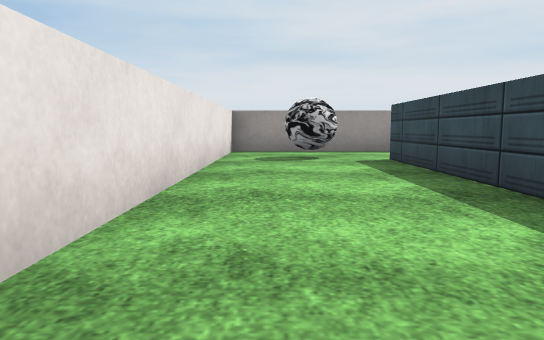
[1] (above)

24 first-person views from a walk through a Unity game level. The camera is 0.27 m above the floor, tilts 6° down and sees 70° across. The floor is counted in squares, 0.5 m on a side. Each view is taken from the middle of a square. On the plan, view 1 faces up. The plan holds only what a view shows up to about 10 squares ahead; the rest is blank. The place goes on beyond the plan. The player character is not drawn. Some surface patterns are stand-ins.

[2]
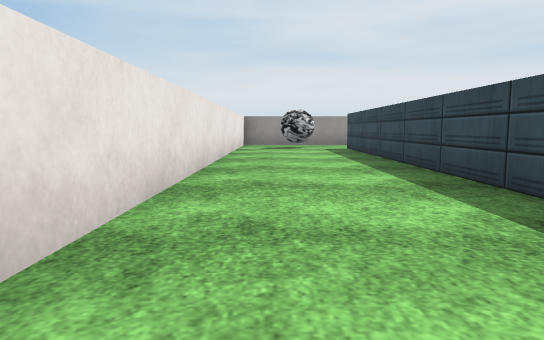

[3]
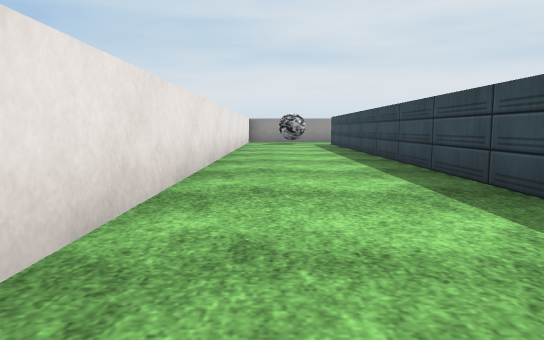

[4]
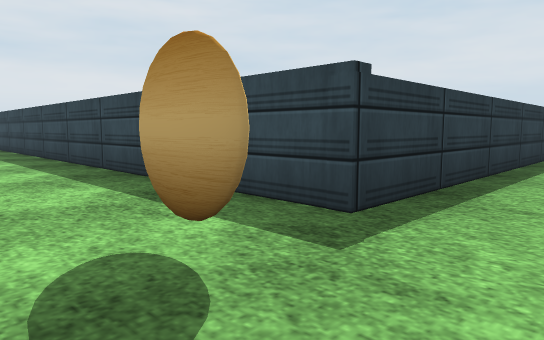

[5]
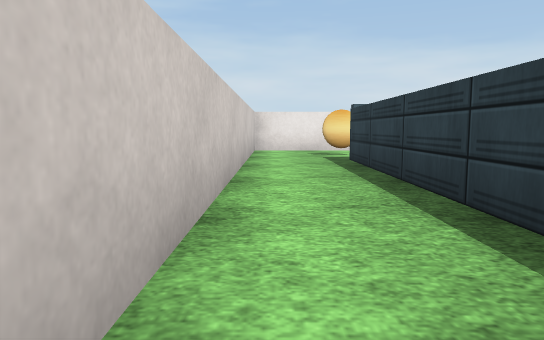

[6]
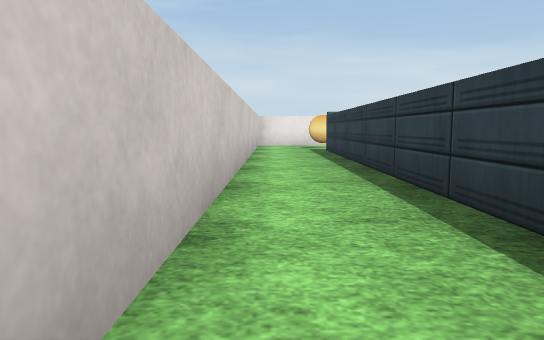

[7]
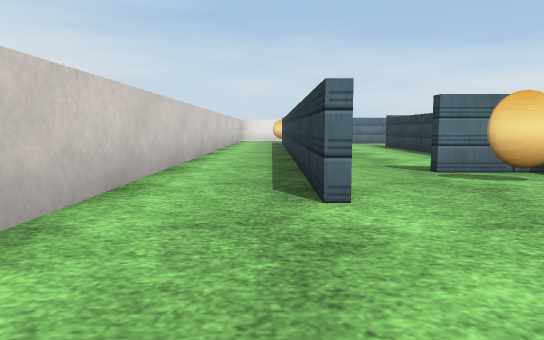

[8]
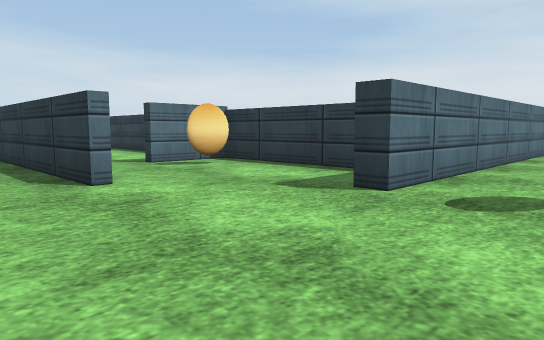

[9]
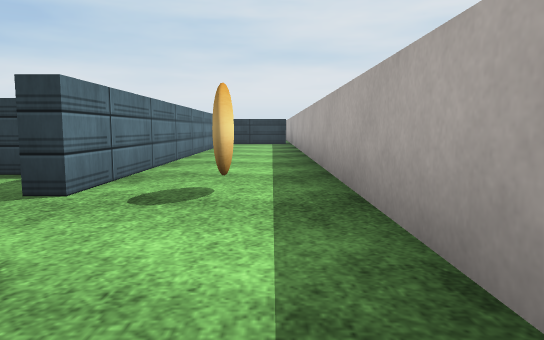

[10]
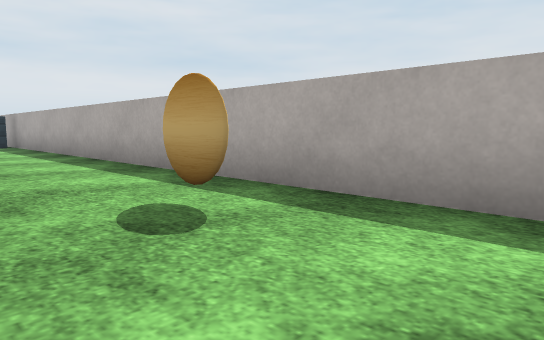

[11]
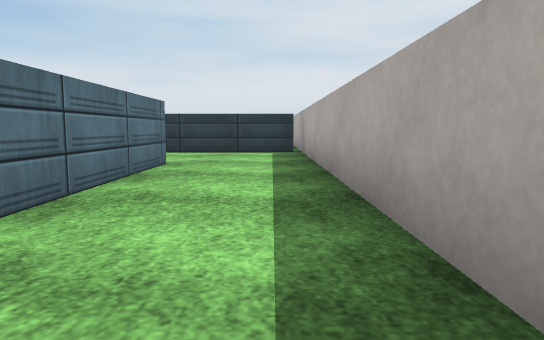

[12]
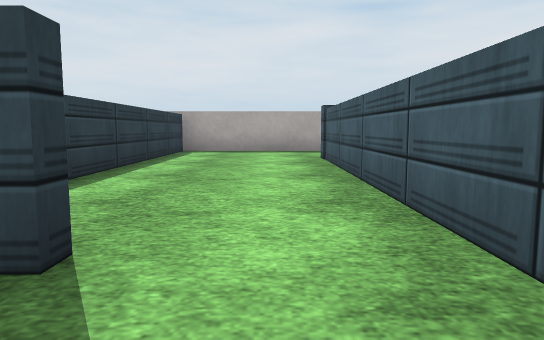

[13]
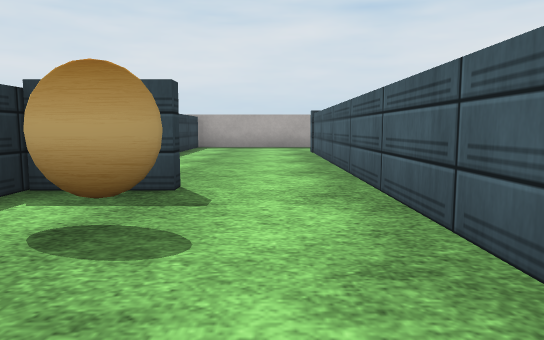

[14]
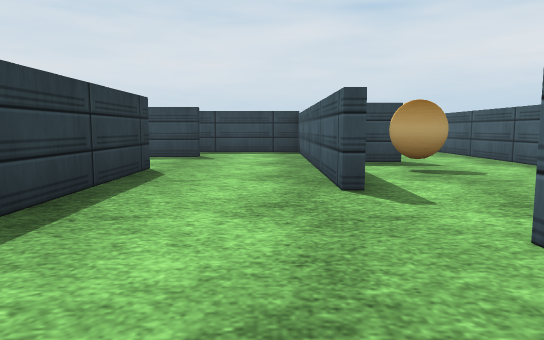

[15]
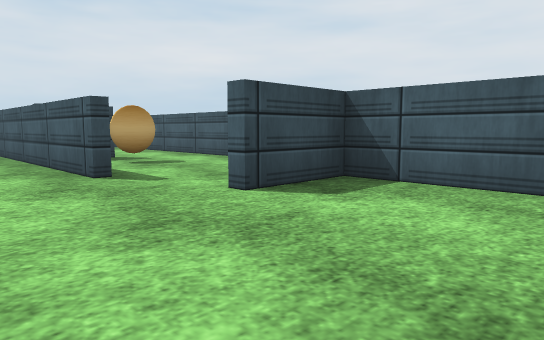

[16]
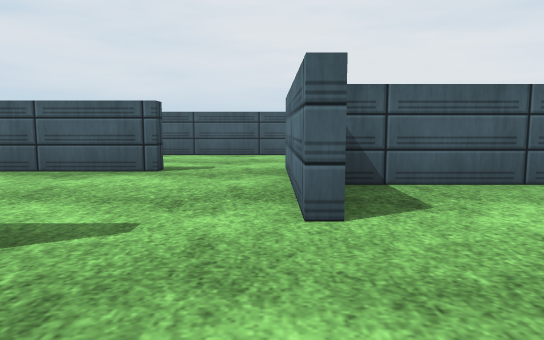

[17]
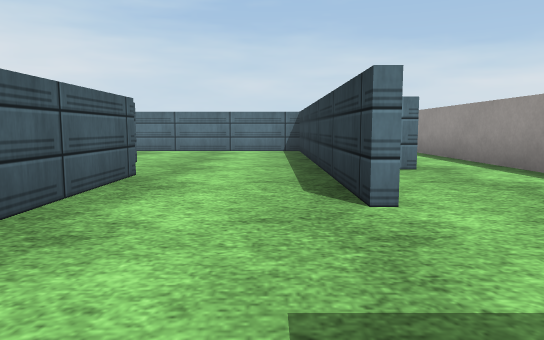

[18]
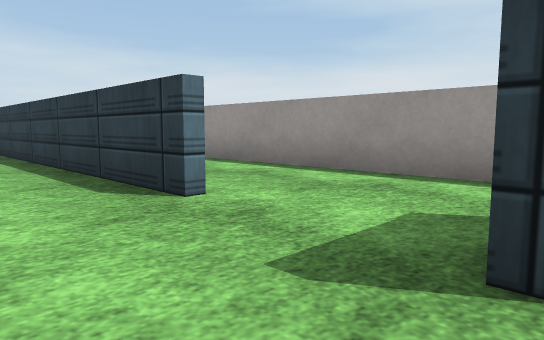

[19]
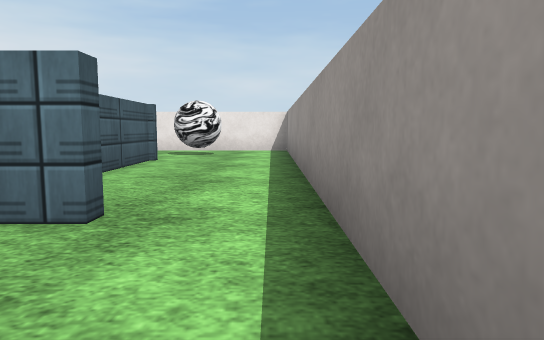

[20]
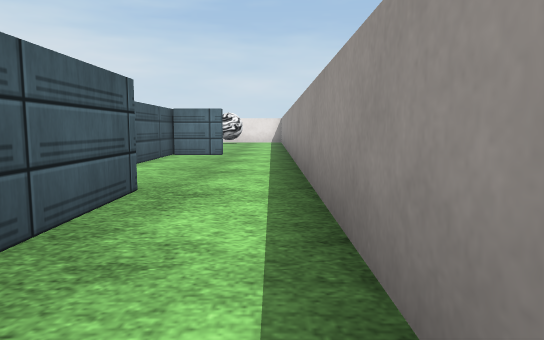

[21]
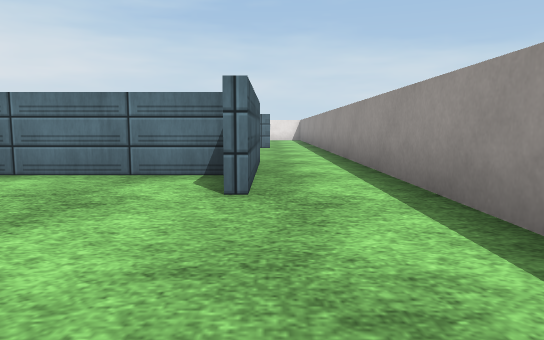

[22]
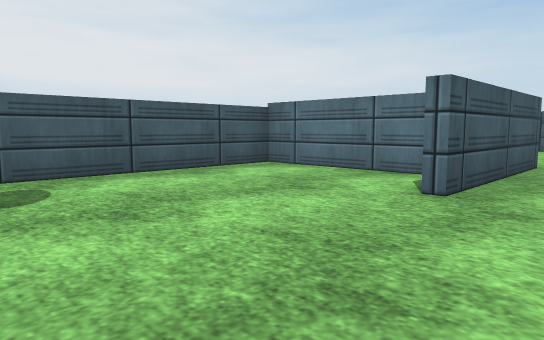

[23]
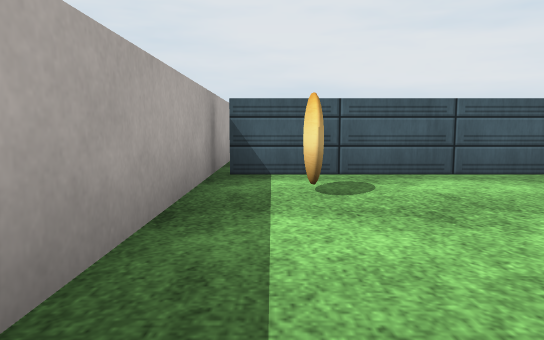

[24]
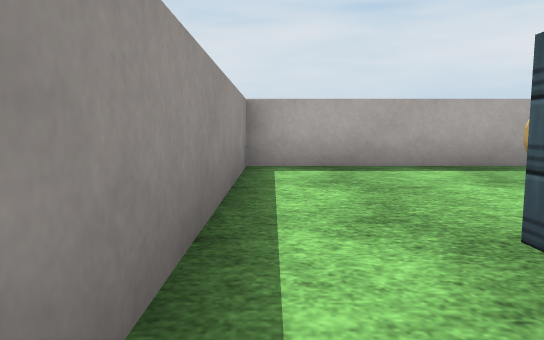

### Floor plan
Points are (right, up) in squares from view 1. A wall is a line through its corners. A room is listed if a view was taken in it or the views show most of it. See-through windows are left out.
Room 1 (views 1, 2, 3, 4, 5, 6, 19, 24)
walls: (2.1, -5.9) (2.1, 6.9) (4.2, 6.9); (6.4, 6.9) (9, 6.9); (6.8, 8) (6.8, 6.9); (-1, -8) (-1, -10.4) (15, -10.4); (11.6, 6.4) (11.6, 7.5); (11.5, 7.8) (14.9, 7.8); (14.5, 9.4) (-1, 9.4) (-1, -5.8); (14.2, -8.6) (2.1, -8.6) (2.1, -7.4)
ways out: opening at (14, -10) to room 2; opening at (10.5, 7) to room 5; opening at (14, 9) to room 6
objects: ball (0, 7) to (1, 8)
Room 2 (views 7, 8, 9, 10, 11)
walls: (15.1, -5.4) (12.2, -5.4) (12.2, -7); (9, -5.4) (6.9, -5.4); (18.7, -9.1) (18.7, 3.9); (11.6, 1) (16.3, 1) (16.3, -6.9) (15.9, -6.9); (18.6, 4.2) (13.2, 4.2)
ways out: opening at (14, -10) to room 1; opening at (11, 2) to room 3
Room 3 (views 12, 13)
walls: (10.4, 2.8) (10.4, 4.2) (10, 4.2); (7.4, 1) (11.6, 1); (5.8, 3.9) (5.8, 1.5)
ways out: opening at (11, 2) to room 2; opening at (7, 4) to room 4; opening at (7, 1)
Room 4 (views 14, 15, 16)
walls: (7.4, 4.4) (9.6, 4.4); (3.2, 2.2) (5.6, 2.2) (5.6, 3.9); (9.4, 6.7) (2.3, 6.7) (2.3, 2.6)
ways out: opening at (7, 4) to room 3; opening at (8.5, 5.5) to room 5
Room 5 (views 17, 18)
walls: (9.6, 4.4) (13.2, 4.4); (13.2, 4.2) (13.2, 6.8)
ways out: opening at (10.5, 7) to room 1; opening at (8.5, 5.5) to room 4
Room 6 (views 20, 21, 22, 23)
walls: (13.5, 7.5) (13.5, 4.4) (18.5, 4.4); (18.7, 3.9) (18.7, 9.4) (14.5, 9.4)
ways out: opening at (14, 9) to room 1

Positions as (right, up) in squares from view 1, and headings:
1: (0, 0), facing up
2: (0, -4), facing up
3: (0, -7), facing up
4: (0, -10), facing up-right
5: (9, -10), facing left
6: (12, -10), facing left
7: (17, -9), facing left
8: (18, -10), facing up-left
9: (18, -10), facing up
10: (16, -9), facing up-right
11: (18, -5), facing up
12: (9, 2), facing right
13: (7, 2), facing right
14: (4, 5), facing right
15: (3, 6), facing down-right
16: (6, 6), facing down
17: (12, 6), facing left
18: (12, 5), facing up-left
19: (9, 9), facing left
20: (15, 9), facing left
21: (18, 8), facing left
22: (18, 9), facing down-left
23: (18, 9), facing down
24: (13, 9), facing right
